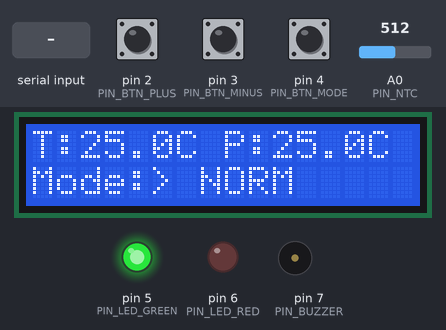
The sketch below on a simulated Arduino Uno, built with avr-gcc and run on an emulated ATmega328P. Shown: 16×2 character LCD, output pins drawn as LEDs (lit = HIGH), buzzer (waves = sounding). Dashed ring = blinking. Inputs (shaded band) come from the test bench; at power-on: pin 3 (PIN_BTN_MINUS) HIGH, pin 4 (PIN_BTN_MODE) HIGH, A0 (PIN_NTC) = 512, pin 2 (PIN_BTN_PLUS) HIGH. What the sketch prints to the serial monitor is not drawn.

Above: at 1.2 s.
1.3 s: pin 3 (PIN_BTN_MINUS) pulled LOW for 1 s
At 3.5 s:
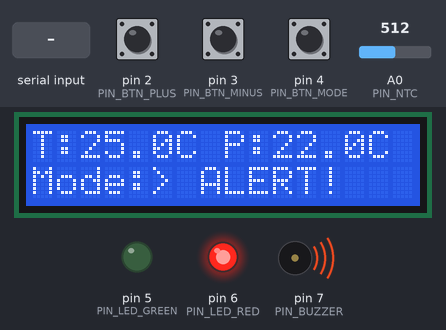
3.8 s: pin 4 (PIN_BTN_MODE) pulled LOW for 3.2 s
At 5.53 s:
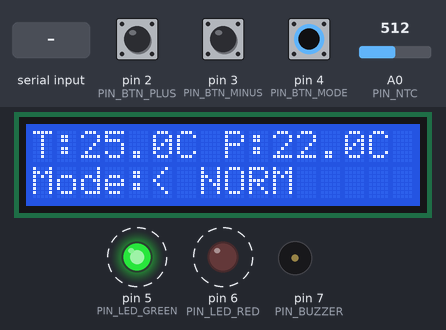
8.5 s: A0 (PIN_NTC) set to 535
At 9.2 s:
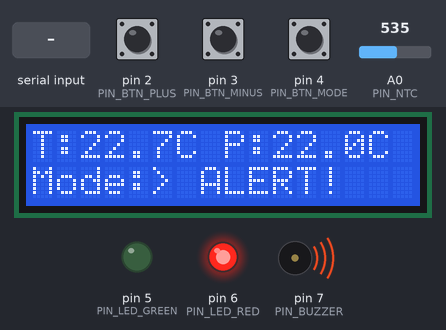
10.0 s: A0 (PIN_NTC) set to 559
At 11.2 s:
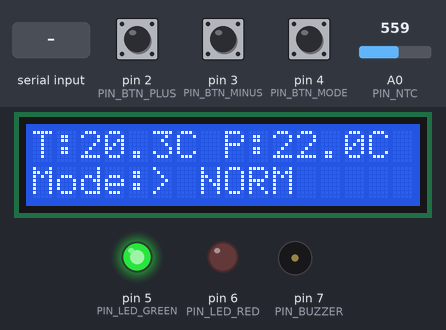
11.5 s: "MODE\n" received over Serial
At 12.3 s:
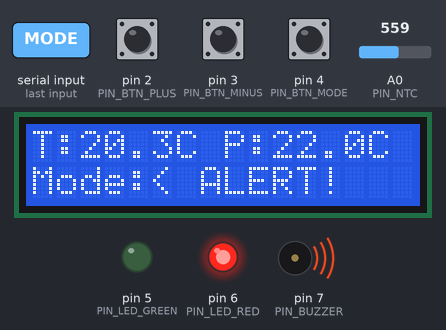
13.0 s: pin 2 (PIN_BTN_PLUS) pulled LOW for 3.2 s
At 16.6 s:
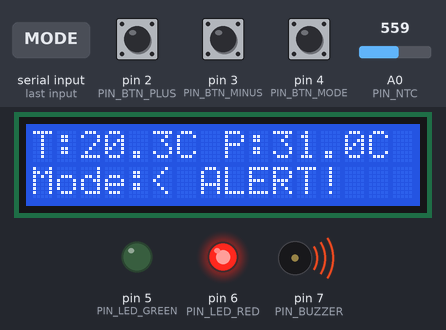
Timing chart, 0 to 18.1 s (numbered marks = the images above; inputs shaded):
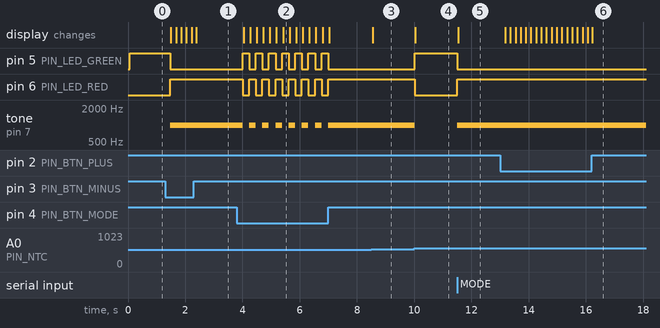

Measured:
- the behaviour switches between 541 and 542 on A0 (PIN_NTC) (found by bisection; images 3 and 4)
- after the input at 1.3 s, pin 5 (PIN_LED_GREEN): HIGH → LOW after 0.17 s; pin 6 (PIN_LED_RED): LOW → HIGH after 0.17 s; tone on pin 7 (PIN_BUZZER): silent → 1000 Hz after 0.17 s; the display: first changes after 0.20 s (image 1 shows a later state)
- after the input at 3.8 s, pin 5 (PIN_LED_GREEN): alternates HIGH for 0.23 s and LOW for 0.23 s, 14 changes in all, then stays LOW, starting after 0.21 s; pin 6 (PIN_LED_RED): alternates HIGH for 0.23 s and LOW for 0.23 s, 14 changes in all, then stays HIGH, starting after 0.21 s
- after the input at 8.5 s, the display: changes after 0.05 s (image 3)
- after the input at 10.0 s, pin 5 (PIN_LED_GREEN): LOW → HIGH at once; pin 6 (PIN_LED_RED): HIGH → LOW at once; tone on pin 7 (PIN_BUZZER): 1000 Hz → silent at once; the display: changes at once (image 4)
- after the input at 11.5 s, pin 5 (PIN_LED_GREEN): HIGH → LOW at once; pin 6 (PIN_LED_RED): LOW → HIGH at once; tone on pin 7 (PIN_BUZZER): silent → 1000 Hz at once; the display: changes at once (image 5)
- after the input at 13.0 s, the display: first changes after 0.18 s (image 6 shows a later state)

The sketch:

Project1_Thermostat.ino
```cpp
#include <Wire.h>
#include <LiquidCrystal_I2C.h>

// ============================================================================
// Проект 1: Термостат климат-контроля с настраиваемым порогом температуры
// Курсовой проект по специальности 09.02.01 «Компьютерные системы и комплексы»
// ============================================================================

// Дисплей LCD 1602 с адаптером I2C (адрес 0x27)
LiquidCrystal_I2C lcd(0x27, 16, 2);

// Назначение выводов (пинов) платы Arduino Uno
const int PIN_NTC        = A0; // Аналоговый вход датчика температуры
const int PIN_BTN_PLUS   = 2;  // Кнопка увеличения порога [+]
const int PIN_BTN_MINUS  = 3;  // Кнопка уменьшения порога [-]
const int PIN_BTN_MODE   = 4;  // Кнопка смены режима [MODE]
const int PIN_LED_GREEN  = 5;  // Зеленый светодиод (Норма)
const int PIN_LED_RED    = 6;  // Красный светодиод (Тревога)
const int PIN_BUZZER     = 7;  // Пьезоэлектрический излучатель (зуммер)

// Рабочие параметры термостата
float porog = 25.0;            // Установленный порог срабатывания (°C)
bool modeAbove = true;         // true = тревога при Т > порога; false = при Т < порога
unsigned long timerSerial = 0; // Таймер периодической отправки данных (1 раз в сек)

void setup() {
  // Инициализация последовательного порта для связи с АРМ оператора (Java)
  Serial.begin(9600);
  Serial.setTimeout(50); // Минимальный таймаут ожидания для быстрой работы

  // Защита от зависания шины I2C
  Wire.begin();
  #if defined(WIRE_HAS_TIMEOUT)
  Wire.setWireTimeout(3000, true);
  #endif

  // Настройка цифровых входов для кнопок (с внутренней подтяжкой к +5V)
  pinMode(PIN_BTN_PLUS,  INPUT_PULLUP);
  pinMode(PIN_BTN_MINUS, INPUT_PULLUP);
  pinMode(PIN_BTN_MODE,  INPUT_PULLUP);

  // Настройка цифровых выходов светодиодов и зуммера
  pinMode(PIN_LED_GREEN, OUTPUT);
  pinMode(PIN_LED_RED,   OUTPUT);
  pinMode(PIN_BUZZER,    OUTPUT);

  // Инициализация жидкокристаллического индикатора
  lcd.init();
  lcd.backlight();
  lcd.clear();

  // Приветственный статус и стартовый пакет телеметрии
  Serial.println(F("SYSTEM_INIT_OK"));
  Serial.print(F("TEMP:"));
  Serial.print(25.0, 1);
  Serial.print(F(";LIMIT:"));
  Serial.print(porog, 1);
  Serial.print(F(";MODE:"));
  Serial.print(modeAbove ? F("ABOVE") : F("BELOW"));
  Serial.print(F(";STATUS:"));
  Serial.println(F("NORMAL"));
}

void loop() {
  // 1. Чтение аналогового сигнала с термистора NTC
  int raw = analogRead(PIN_NTC);

  // Расчет температуры по линейной пропорции калибровки:
  // При 25 °C датчик выдает 512 единиц (середина шкалы АЦП 0..1023).
  // Изменение на каждые 10 единиц АЦП соответствует смещению на 1 °C.
  float temp = 25.0 + (512 - raw) / 10.0;

  // 2. Обработка нажатий аппаратных кнопок управления
  if (digitalRead(PIN_BTN_PLUS) == LOW) {
    porog += 0.5; // Увеличить порог на 0.5 °C
    delay(150);   // Аппаратная задержка для подавления дребезга
  }

  if (digitalRead(PIN_BTN_MINUS) == LOW) {
    porog -= 0.5; // Уменьшить порог на 0.5 °C
    delay(150);
  }

  if (digitalRead(PIN_BTN_MODE) == LOW) {
    modeAbove = !modeAbove; // Инвертировать логику срабатывания (> / <)
    delay(200);
  }

  // 3. Анализ аварийного состояния
  bool isAlert = false;
  if (modeAbove) {
    isAlert = (temp > porog); // Режим контроля перегрева (T > порога)
  } else {
    isAlert = (temp < porog); // Режим контроля охлаждения (T < порога)
  }

  // 4. Управление светозвуковой сигнализацией
  if (isAlert) {
    digitalWrite(PIN_LED_GREEN, LOW);
    digitalWrite(PIN_LED_RED, HIGH);
    tone(PIN_BUZZER, 1000); // Звуковой сигнал частотой 1 кГц
  } else {
    digitalWrite(PIN_LED_GREEN, HIGH);
    digitalWrite(PIN_LED_RED, LOW);
    noTone(PIN_BUZZER);
  }

  // 5. Вывод текущих данных на дисплей LCD 1602
  lcd.setCursor(0, 0);
  lcd.print("T:");
  lcd.print(temp, 1);
  lcd.print("C P:");
  lcd.print(porog, 1);
  lcd.print("C ");

  lcd.setCursor(0, 1);
  lcd.print(modeAbove ? "Mode:> " : "Mode:< ");
  lcd.print(isAlert ? "ALERT! " : "NORM   ");

  // 6. Отправка пакета телеметрии в COM-порт (раз в секунду)
  if (millis() - timerSerial >= 1000) {
    timerSerial = millis();

    Serial.print("TEMP:");
    Serial.print(temp, 1);

    Serial.print(";LIMIT:");
    Serial.print(porog, 1);

    Serial.print(";MODE:");
    Serial.print(modeAbove ? "ABOVE" : "BELOW");

    Serial.print(";STATUS:");
    Serial.println(isAlert ? "ALERT" : "NORMAL");
  }

  // 7. Прием команд управления от Java-клиента
  if (Serial.available() > 0) {
    String cmd = Serial.readStringUntil('\n');
    cmd.trim();

    if (cmd == "MODE") {
      modeAbove = !modeAbove;
      Serial.print("ACK:MODE=");
      Serial.println(modeAbove ? "ABOVE" : "BELOW");
    }

    if (cmd.startsWith("SET:")) {
      String valuePart = cmd.substring(4);
      porog = valuePart.toFloat();
      Serial.print("ACK:THRESHOLD_SET=");
      Serial.println(porog, 1);
    }
  }
}
```
